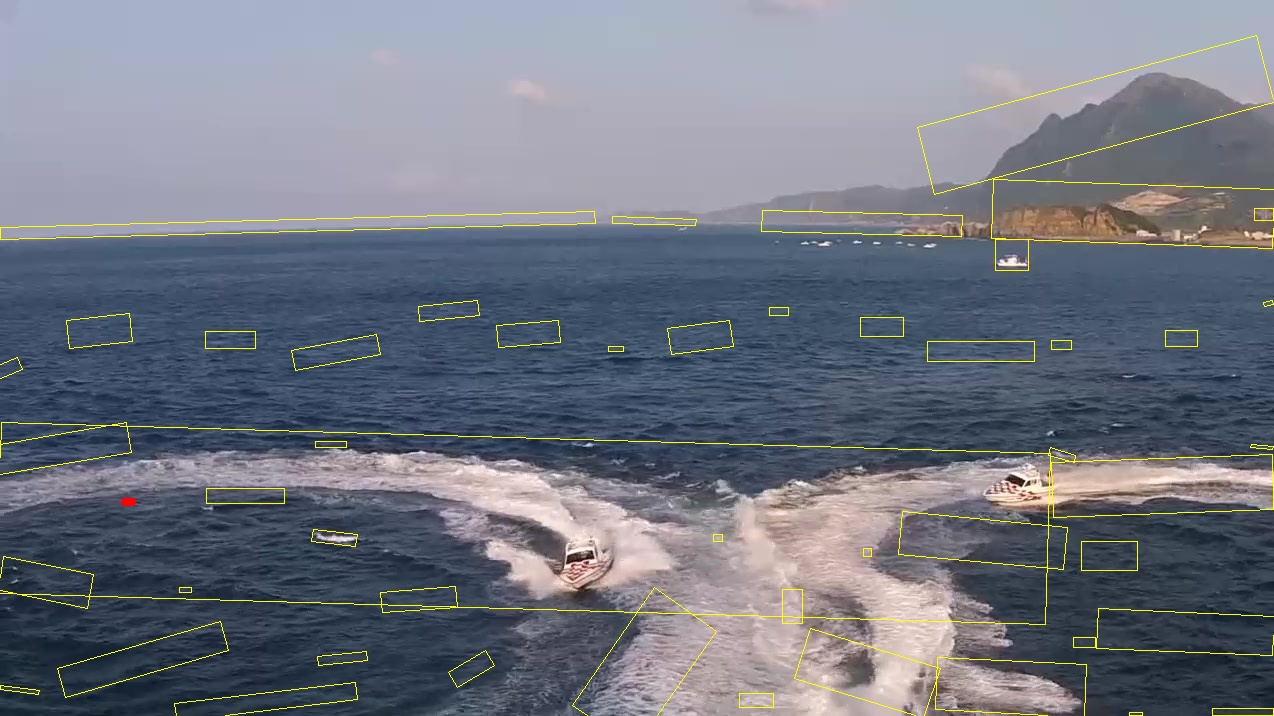
#> input picture debug_keep_area_51.jpg, 1274 x 716 px
$ python -i stern_wave_test.py   (imports and definitions only)
#> lines starting #> are read from the running program, lines starting #| are printed output that depends on the picture; after the words box and inside, x2 and y2 are one past the last pixel; in counts of white or black regions, pixels touching at a corner belong together
import cv2
import numpy as np
from shapely.geometry import Polygon
import os
import re

class BoatTracker:
    def __init__(self):
        pass

    def get_blue_sea_boxes(self, img, S, V):
        """
        Expert A: For a1, a2, b1 (Standard Blue Water)
        Strategy: Catch bright, cyan-ish wakes.
        """
        # Loose Saturation (< 100) allows cyan wakes
        _, m_sat = cv2.threshold(S, 100, 255, cv2.THRESH_BINARY_INV)
        _, m_val = cv2.threshold(V, 140, 255, cv2.THRESH_BINARY)
        mask = cv2.bitwise_and(m_sat, m_val)

        # Connect gaps to form solid objects
        kernel = np.ones((5, 5), np.uint8)
        mask = cv2.morphologyEx(mask, cv2.MORPH_CLOSE, kernel)

        boxes = []
        contours, _ = cv2.findContours(mask, cv2.RETR_EXTERNAL, cv2.CHAIN_APPROX_SIMPLE)

        for cnt in contours:
            area = cv2.contourArea(cnt)
            # Filter: Big and Long
            if area > 200:
                rect = cv2.minAreaRect(cnt)
                width, height = rect[1]
                if width > 0 and height > 0:
                    ratio = max(width, height) / min(width, height)

                    # Strict Ratio (> 1.6) rejects circles/loops
                    if ratio > 1.6:
                        hull = cv2.convexHull(cnt)
                        hull_area = cv2.contourArea(hull)
                        solidity = area / hull_area if hull_area > 0 else 0

                        if solidity > 0.4:
                            box = cv2.boxPoints(rect)
                            box = np.int32(box)
                            boxes.append(box)
        return boxes

    def get_loop_and_micro_boxes(self, img, gray, S):
        """
        Expert B: For c1, c2 (Loops / Tiny Boats)
        Strategy: Use TWO scales of Adaptive Thresholding.
        """
        # 1. Standard Adaptive (For c2 - Medium chunks)
        gray_blur = cv2.GaussianBlur(gray, (5, 5), 0)
        mask_macro = cv2.adaptiveThreshold(
            gray_blur, 255, cv2.ADAPTIVE_THRESH_GAUSSIAN_C,
            cv2.THRESH_BINARY, 51, -10
        )

        # 2. Micro Adaptive (For c1 - Tiny dots) -> NEW!
        # Small block size (13) catches tiny details that Block 51 misses
        mask_micro = cv2.adaptiveThreshold(
            gray, 255, cv2.ADAPTIVE_THRESH_GAUSSIAN_C,
            cv2.THRESH_BINARY, 13, -5
        )

        # Union the two scales
        mask_adaptive = cv2.bitwise_or(mask_macro, mask_micro)

        # Strict Saturation (< 50) removes blue water noise
        _, m_sat = cv2.threshold(S, 50, 255, cv2.THRESH_BINARY_INV)
        mask = cv2.bitwise_and(mask_adaptive, m_sat)

        # Open operation to snap thin loop lines
        kernel = np.ones((3, 3), np.uint8)
        mask = cv2.morphologyEx(mask, cv2.MORPH_OPEN, kernel)
        mask = cv2.dilate(mask, kernel, iterations=1)

        boxes = []
        contours, _ = cv2.findContours(mask, cv2.RETR_EXTERNAL, cv2.CHAIN_APPROX_SIMPLE)
        img_area = img.shape[0] * img.shape[1]

        for cnt in contours:
            area = cv2.contourArea(cnt)
            # Filter: Allow very small fragments (10px) for c1
            if 10 < area < 10000:
                rect = cv2.minAreaRect(cnt)
                width, height = rect[1]
                if width > 0 and height > 0:
                    ratio = max(width, height) / min(width, height)

                    # Ratio > 1.1: Allow chunky fragments
                    if ratio > 1.1:
                        # Safety: Ignore massive boxes
                        if (width * height) < (img_area * 0.05):
                            box = cv2.boxPoints(rect)
                            box = np.int32(box)
                            boxes.append(box)
        return boxes

    def get_sunset_boxes(self, img, gray):
        """
        Expert C: For c3, b2 (Sunset / Glare)
        Strategy: Use BLUE CHANNEL extraction + Top-Hat.
        """
        # Physics Trick: Orange/Red water has LOW Blue. White foam has HIGH Blue.
        B_channel = img[:,:,0]
        _, mask_blue = cv2.threshold(B_channel, 160, 255, cv2.THRESH_BINARY)

        # Top-Hat for local contrast
        kernel = cv2.getStructuringElement(cv2.MORPH_RECT, (25, 25))
        tophat = cv2.morphologyEx(gray, cv2.MORPH_TOPHAT, kernel)
        _, mask_tophat = cv2.threshold(tophat, 15, 255, cv2.THRESH_BINARY)

        # Union them to get the best of both
        mask = cv2.bitwise_or(mask_blue, mask_tophat)

        # Clean up noise
        kernel_clean = np.ones((3, 3), np.uint8)
        mask = cv2.morphologyEx(mask, cv2.MORPH_OPEN, kernel_clean)

        boxes = []
        contours, _ = cv2.findContours(mask, cv2.RETR_EXTERNAL, cv2.CHAIN_APPROX_SIMPLE)
        img_area = img.shape[0] * img.shape[1]

        for cnt in contours:
            area = cv2.contourArea(cnt)
            if area > 15:
                rect = cv2.minAreaRect(cnt)
                width, height = rect[1]
                if width > 0 and height > 0:
                    ratio = max(width, height) / min(width, height)

                    # Loose ratio (> 0.8)
                    if ratio > 0.8:
                        if (width * height) < (img_area * 0.05):
                            box = cv2.boxPoints(rect)
                            box = np.int32(box)
                            boxes.append(box)
        return boxes

    def find_all_stern_waves(self, img):
        hsv = cv2.cvtColor(img, cv2.COLOR_BGR2HSV)
        gray = cv2.cvtColor(img, cv2.COLOR_BGR2GRAY)
        S = hsv[:,:,1]
        V = hsv[:,:,2]

        # 1. Run All Experts
        boxes_A = self.get_blue_sea_boxes(img, S, V)
        boxes_B = self.get_loop_and_micro_boxes(img, gray, S)
        boxes_C = self.get_sunset_boxes(img, gray)

        final_boxes = []

        # 2. Smart Merge (Priority: A > B > C)

        # Add all 'A' boxes (High Confidence)
        for b in boxes_A:
            final_boxes.append(b)

        # Add 'B' boxes only if they don't overlap with 'A'
        for b_B in boxes_B:
            center_B = np.mean(b_B, axis=0)
            is_duplicate = False
            for b_existing in final_boxes:
                center_existing = np.mean(b_existing, axis=0)
                dist = np.linalg.norm(center_B - center_existing)
                if dist < 20:
                    is_duplicate = True
                    break
            if not is_duplicate:
                final_boxes.append(b_B)

        # Add 'C' boxes only if they don't overlap with 'A' or 'B'
        for b_C in boxes_C:
            center_C = np.mean(b_C, axis=0)
            is_duplicate = False
            for b_existing in final_boxes:
                center_existing = np.mean(b_existing, axis=0)
                dist = np.linalg.norm(center_C - center_existing)
                if dist < 20:
                    is_duplicate = True
                    break
            if not is_duplicate:
                final_boxes.append(b_C)

        return final_boxes, None

    # [25 lines left out: functions calculate_iou, parse_gt_file, not called in this run]

# [51 lines not run here, left out]

>>> import cv2
>>> picture = cv2.imread('debug_keep_area_51.jpg')
#> picture is the input picture: shape (716, 1274, 3); mean B, G, R 129.5, 117.8, 112.8
>>> result = BoatTracker().find_all_stern_waves(picture)
#> in get_blue_sea_boxes, `_, m_sat = cv2.threshold(S, 100, 255, cv2.THRESH_BINARY_INV)`:
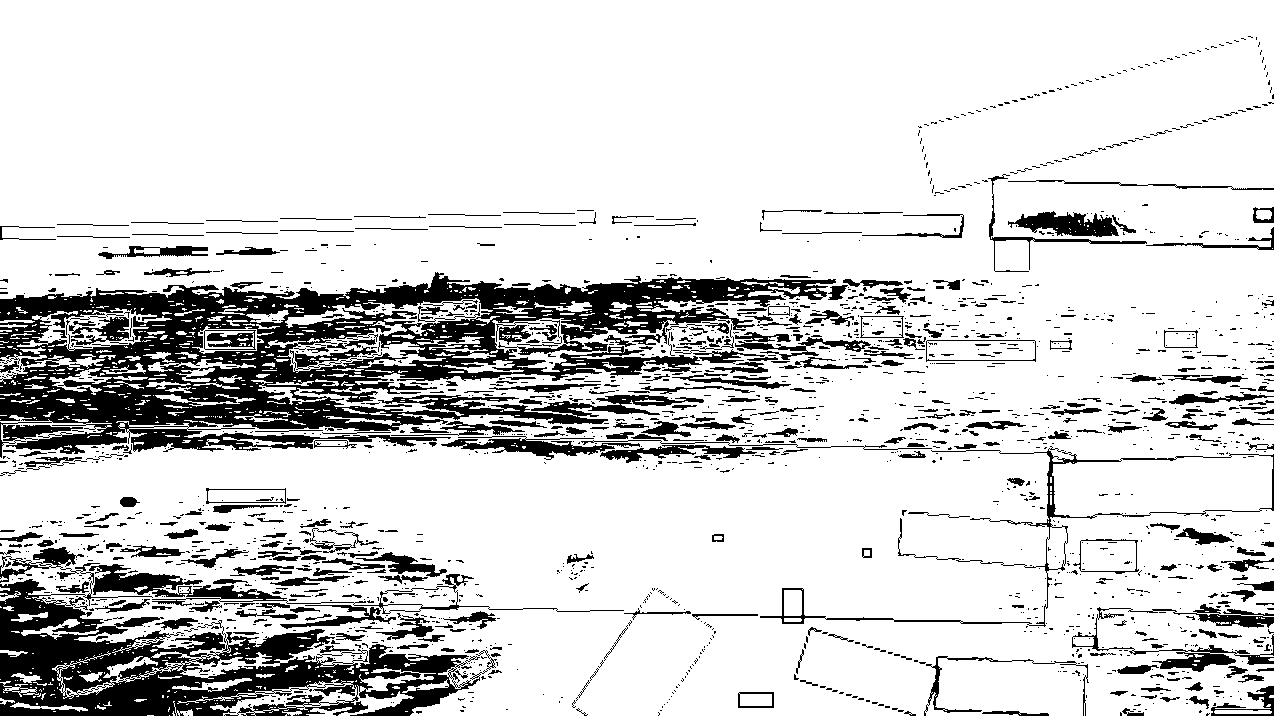
#> m_sat: shape (716, 1274); 83% white; 1919 black regions (1503 under 20 px), largest, box (x1, y1, x2, y2) and area: (0, 272, 836, 458) 63260, (0, 547, 497, 716) 29126, (89, 564, 624, 614) 3481
#> in get_blue_sea_boxes, `contours, _ = cv2.findContours(mask, cv2.RETR_EXTERNAL, cv2.CHAIN_APPR..`: contours = 176 contours, 145 with area under 20; largest, box (x1, y1, x2, y2) and area: (0, 0, 1274, 249) 257044, (0, 422, 1274, 716) 127486, (927, 341, 1035, 362) 2140, (66, 313, 133, 349) 1785, (291, 334, 381, 371) 1764
#> the loop in get_blue_sea_boxes, `for cnt in contours:` made 176 passes
#> (area, rect, width, height, ratio, hull, hull_area, solidity) on passes 118, 121, 122: (2140, ((980.5, 351), (20, 107), -90), 20, 107, 5.35, [[1034, 341], [1034, 361], [927, 361], [927, 341]], 2140, 1), (850, ((230, 339.5), (17, 50), -90), 17, 50, 2.94, [[255, 331], [255, 348], [205, 348], [205, 331]], 850, 1), (512, ((1181, 338), (16, 32), -90), 16, 32, 2, [[1197, 330], [1197, 346], [1165, 346], [1165, 330]], 512, 1)
#> after the loop in get_blue_sea_boxes, `for cnt in contours:`: boxes = 14 items
#> in get_loop_and_micro_boxes, `mask = cv2.dilate(mask, kernel, iterations=1)`:
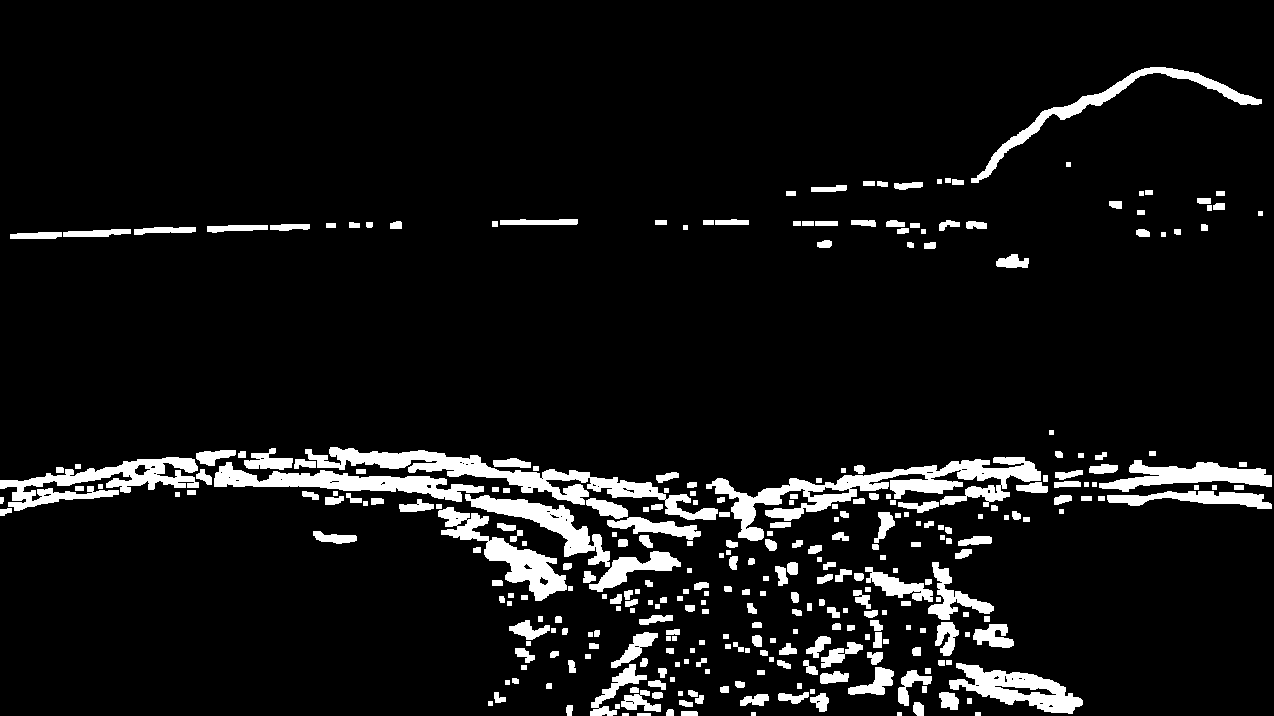
#> mask: shape (716, 1274); 7.8% white; 326 white regions
#> in get_loop_and_micro_boxes, `contours, _ = cv2.findContours(mask, cv2.RETR_EXTERNAL, cv2.CHAIN_APPR..`: contours = 326 contours, 73 with area under 20; largest, box (x1, y1, x2, y2) and area: (706, 457, 1041, 541) 6784, (305, 447, 718, 520) 5637, (0, 457, 199, 511) 3688, (214, 462, 484, 502) 3544, (438, 507, 567, 601) 3220
#> the loop in get_loop_and_micro_boxes, `for cnt in contours:` made 326 passes
#> (cnt, area, rect, width, height, ratio, box) on passes 1, 13, 26: ([[637, 713], [637, 715], [650, 715], [650, 713]], 26, ((643.5, 714), (2, 13), -90), 2, 13, 6.5, [[650, 715], [637, 715], [637, 713], [650, 713]]), ([[967, 698], [967, 703], [971, 703], [971, 698]], 20, ((969, 700.5), (5, 4), -90), 5, 4, 1.25, [[971, 703], [967, 703], [967, 698], [971, 698]]), ([[922, 686], [922, 692], [926, 692], [926, 686]], 24, ((924, 689), (6, 4), -90), 6, 4, 1.5, [[926, 692], [922, 692], [922, 686], [926, 686]])
#> in get_sunset_boxes, `B_channel = img[:,:,0]`:
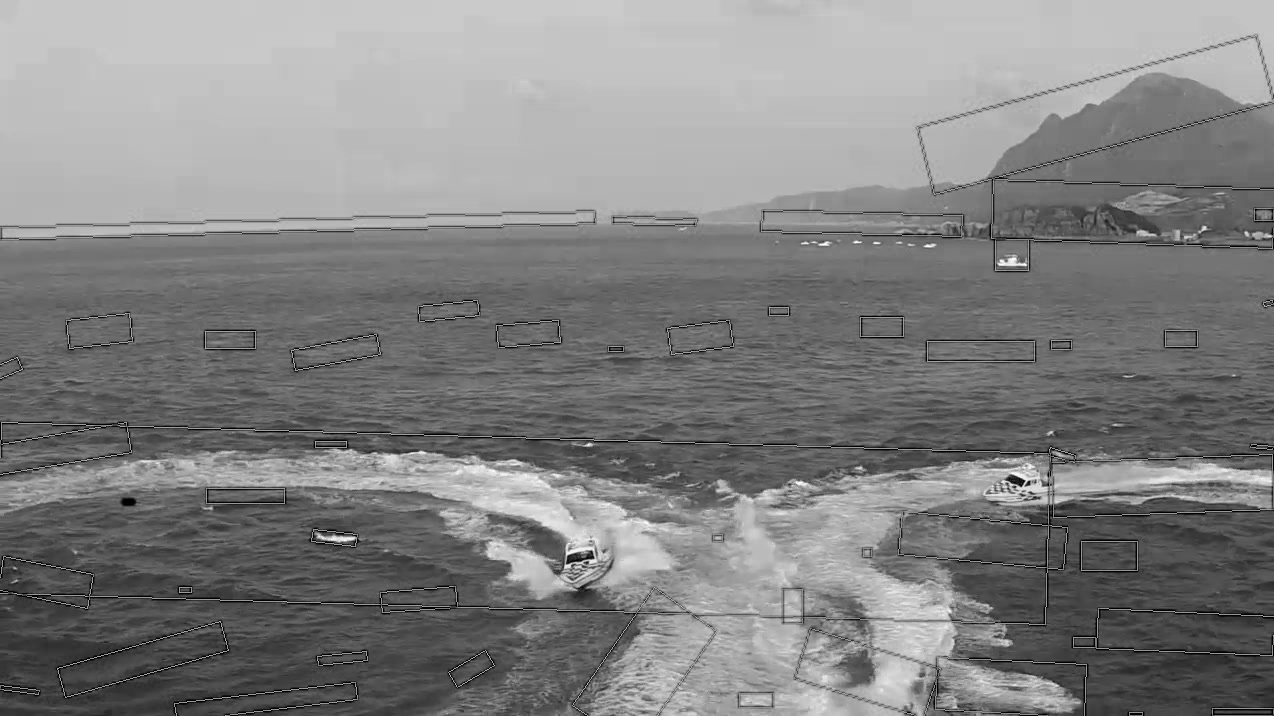
#> B_channel: shape (716, 1274); min 0, max 255, mean 129.5
#> in get_sunset_boxes, `mask = cv2.morphologyEx(mask, cv2.MORPH_OPEN, kernel_clean)`:
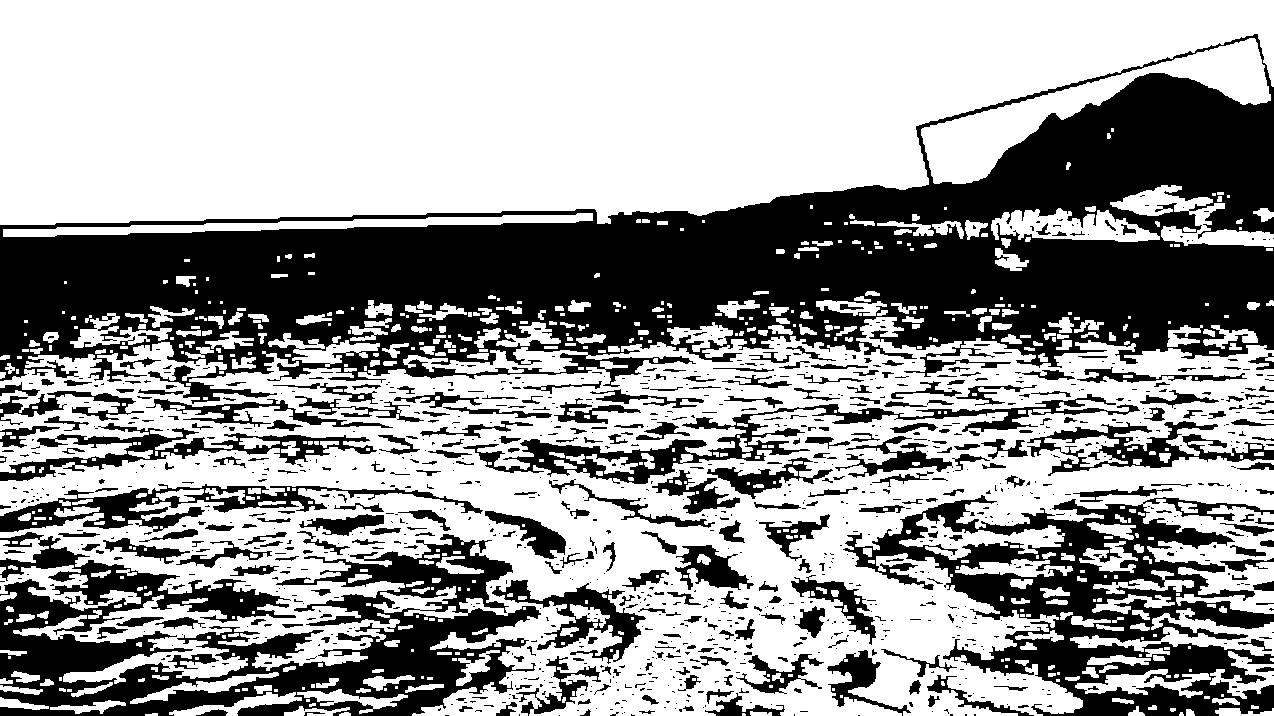
#> mask: shape (716, 1274); 61.4% white; 1128 black regions (802 under 20 px), largest, box (x1, y1, x2, y2) and area: (0, 34, 1274, 404) 187962, (0, 532, 541, 716) 45108, (843, 495, 1274, 716) 36155
#> the loop in get_sunset_boxes, `for cnt in contours:` made 557 passes
#> cnt on passes 15, 19, 20: [[306, 699], [306, 701], [309, 701], [309, 699]], [[1204, 696], [1204, 698], [1209, 698], [1209, 696]], [[840, 695], [840, 697], [842, 697], [842, 695]]
#> the loop in find_all_stern_waves, `for b in boxes_A:` made 14 passes
#> b on passes 1 to 8: [[456, 687], [447, 671], [485, 649], [494, 665]], [[360, 547], [310, 541], [312, 528], [361, 534]], [[1268, 728], [-4, 703], [1, 419], [1274, 444]], [[100, 444], [0, 444], [0, 422], [100, 422]], [[1034, 360], [927, 360], [927, 340], [1034, 340]], [[294, 370], [290, 349], [376, 333], [380, 354]], [[255, 348], [205, 348], [205, 331], [255, 331]], [[1197, 346], [1165, 346], [1165, 330], [1197, 330]]
#> the loop in find_all_stern_waves, `for b_B in boxes_B:` made 240 passes
#> b_B on passes 1 to 3: [[650, 715], [637, 715], [637, 713], [650, 713]], [[628, 715], [622, 715], [622, 713], [628, 713]], [[980, 715], [975, 715], [975, 712], [980, 712]]
#> the loop in find_all_stern_waves, `for b_C in boxes_C:` made 283 passes
#> b_C on passes 1 to 3: [[157, 715], [145, 715], [145, 713], [157, 713]], [[350, 715], [339, 715], [339, 712], [350, 712]], [[771, 715], [750, 715], [750, 711], [771, 711]]
